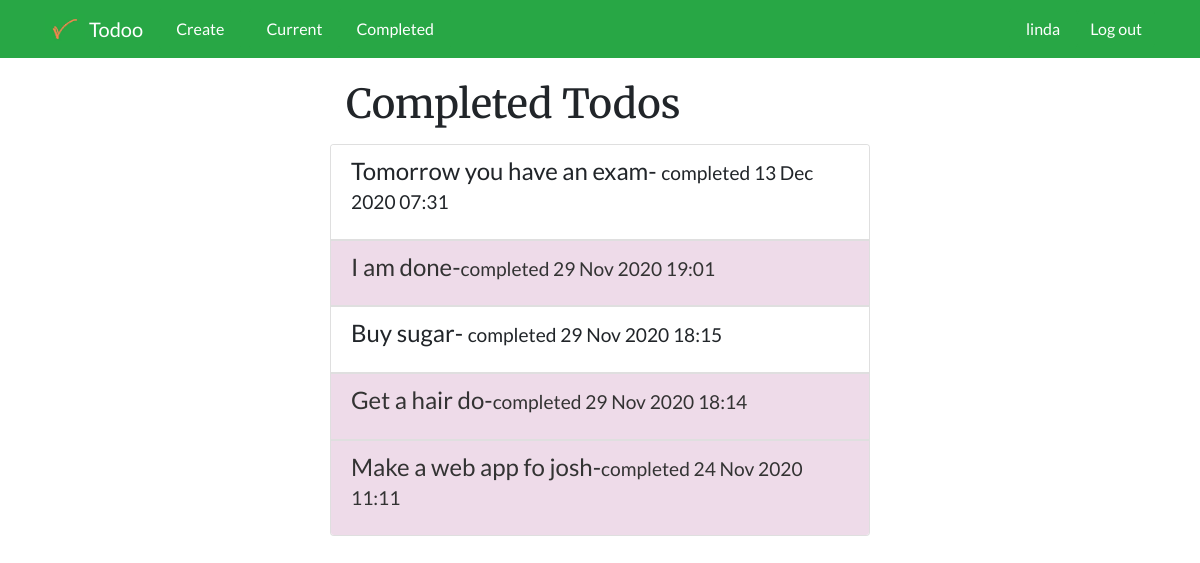
The app's page /completed/ (signed in) with its own data.
### todo/models.py (models this page shows, shortened)
class Todo(models.Model):
  title = models.CharField(max_length=75)
  memo = models.TextField(blank=True)
  important = models.BooleanField(default=False)
  created = models.DateTimeField(auto_now_add=True)
  datecompleted = models.DateTimeField(null=True, blank=True)
  user = models.ForeignKey(User, on_delete=models.CASCADE)

### todo/views.py (the view)
# urls.py: path('completed/', views.completed, name='completed'),
@login_required
def completed(request):
  todos = Todo.objects.filter(user = request.user, datecompleted__isnull=False).order_by('-datecompleted')
  return render(request, 'todo/completed.html', {'todos':todos})

### todo/templates/todo/completed.html
{% extends 'todo/base.html' %}
{% block content %}
   <div class="container">
     <div class="row">
       <div class="col-md-6 mx-auto mt-5">
         <h4 class="mb-3 pl-3 h-lg">
           Completed Todos
         </h4>
         <div class="card">
            {% for todo in todos %}
              <ul class="list-group list-group-flush">
              {% if todo.important %}
                <li class="list-group-item bg-completed">
                  <a class="card-link todo-link" href="{% url 'completed' %}">
                        <h4 class="card-title">
                          {{ todo.title }}-<small>completed {{ todo.datecompleted|date:"d M Y" }} {{ todo.datecompleted|time:"H:i" }}</small>
                        </h4>
                  </a>
                </li>
              {% else %}
                <li class="list-group-item">
                    <h4 class="card-title">
                       {{ todo.title }}- <small> completed {{ todo.datecompleted|date:"d M Y" }} {{ todo.datecompleted|time:"H:i" }} </small>
                    </h4>
                  </li>
              {% endif %}
              </ul>
            {% endfor %}
          </div>
        </div>
      </div>
    </div>
{% endblock content %}

### todo/templates/todo/base.html (shortened to what this page needs)
{% load static %}
<!doctype html>
<html lang="en">
  <head>
    <link rel="stylesheet" href="https://cdn.jsdelivr.net/npm/bootstrap@4.5.3/dist/css/bootstrap.min.css">
    <link rel="stylesheet" href="{% static 'todo/styles.css'%}" type="text/css">
  </head>
  <body>
    <div>
      {% if user.is_authenticated %}
      <header class="my-navbar">
        <nav class=" navbar navbar-expand-lg bg-success text-white">
          <div class="container">
            <a class="navbar-brand text-white" href="{% url 'home' %}">
              <img src="{% static 'todo/my-log.jpg' %}" width="40" height="30" class="d-inline-block align-top" alt="" loading="lazy">
              Todoo
            </a>
            <ul class="nav">
              <li class="nav-item mr-2">
                <a class="nav-link btn btn-success text-white" href="{% url 'createtodo' %}"> Create </a>
              </li>
              <li class="nav-item">
                <a  href="{% url 'currenttodos' %}" class="nav-link btn btn-success text-white">Current</a>
              </li>
              <li class="nav-item">
                <a  href="{% url 'completed' %}" class="nav-link btn btn-success text-white">Completed</a>
              </li>
            </ul>
            <ul class="collapse navbar-collapse nav justify-content-end text-white " id="navbarSupportedContent">
                  <li class="nav-item">
                    <a  href="{% url 'currenttodos' %}" class="nav-link btn btn-success text-white">{{ user.username }}</a>
                  </li>
                  <li class="nav-item">
                    <form action ="{% url 'logout_request' %}"  method="POST">
                      <button class="btn btn-success text-white" type="submit">
                        Log out
                      </button>
                    </form>
                  </li>
            </ul>
          </div>
        </nav>
      </header>
          {% endif %}
    </div>
  </body>
</html>
{% block content %}{% endblock content %}

### todo/static/todo/styles.css (style rules this page uses)
* { padding: 0; margin: 0; }
body { font-family: 'Lato', sans-serif; }
.my-navbar { width: 100vw; height: 2rem; }
.bg-completed { background:#eedbe9; color: #333; }
.todo-link:link { color: #333; }
.h-lg { font-family: 'Merriweather', serif; font-size: 2.5rem; }
.card-title { font-weight: normal; }

### records on screen
Todo: title "Tomorrow you have an exam", datecompleted "13 Dec 2020", datecompleted "07:31"
Todo: title "I am done", datecompleted "29 Nov 2020", datecompleted "19:01"
Todo: title "Buy sugar", datecompleted "29 Nov 2020", datecompleted "18:15"
Todo: title "Get a hair do", datecompleted "29 Nov 2020", datecompleted "18:14"
Todo: title "Make a web app fo josh", datecompleted "24 Nov 2020", datecompleted "11:11"

### other values on screen
{{ user.username }} "linda"
